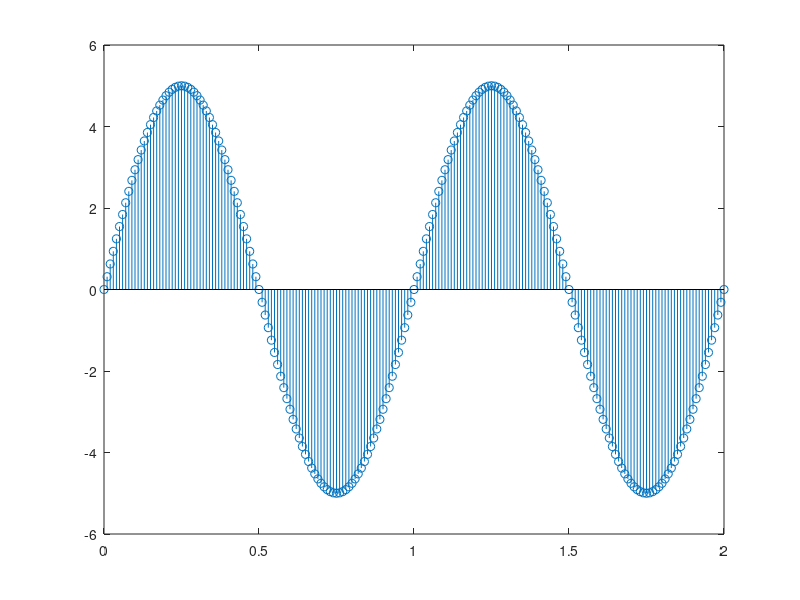
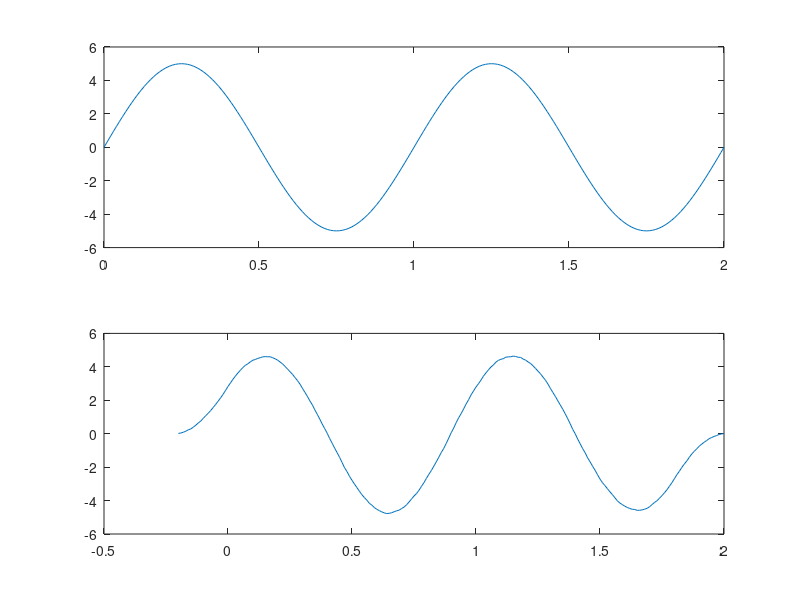
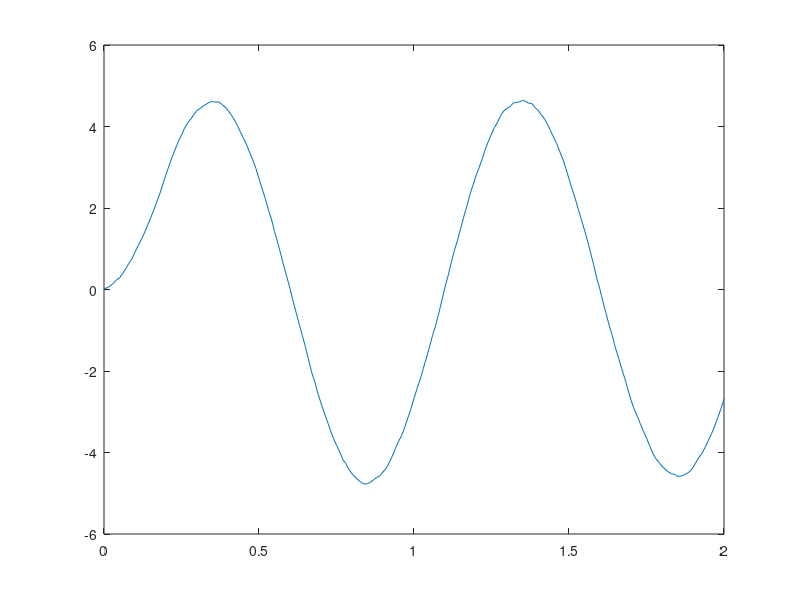
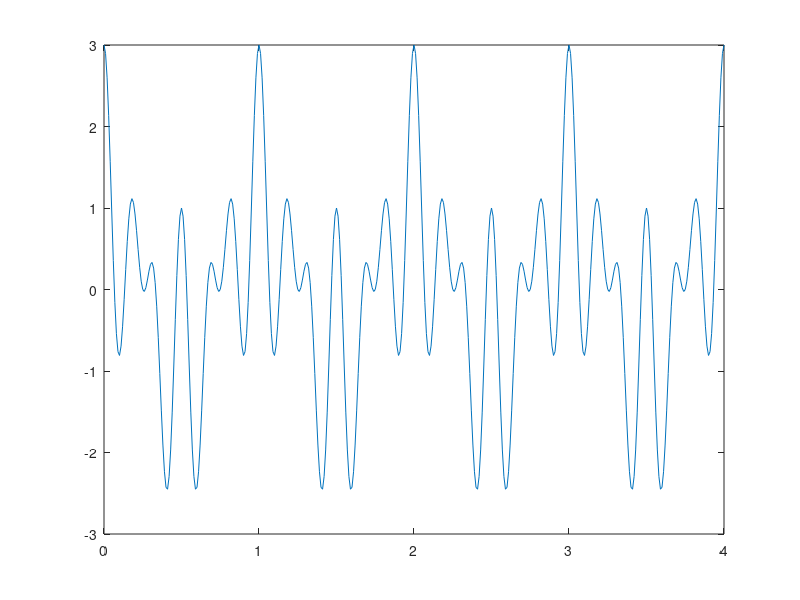

MATLAB code for these plots, in order: (Note: this script raises an error after producing the figures.)
t=0:0.01:2;
y=5*sin(2*pi*t);
figure
stem(t,y)
figure
plot(t,y)
title('Sine Wave');
ylabel('y=5*sin(2*pi*t)');
xlabel('t');
%%
[m,n]=size(y);
z=rand(m,n)-0.5;
w=z+y;
subplot(2,1,1);
plot(t,y)
subplot(2,1,2);
plot(t,w)
%%
q=1/21;
s=ones(1,21);

v=q*conv(s,w);
t1=-0.2:0.01:2;
plot(t1,v)
%%
q1=1/21;
s1=ones(1,21);
v1=filter(q1*s1,1,w);
figure
plot(t,v1)
%% function
%%
t2=0:0.01:4;
ts=t2(1:20:end);
r=cos(2*pi*t2)+ cos(8*pi*t2)+ cos(12*pi*t2);
rs=r(1:20:end);
figure
plot(t2,r)
hold on
plot(ts,rs,'O')
Ts=0.2;
h=zeros(length(rs),length(r));
for i=1:length(rs)
    h(i,:)=sinc((t2-(ts(i)))/Ts);
end
g=rs*h;
hold on
plot(t2,g,'x')
%%
tr=-5:0.01:5;
u=sinc(5*tr).*sinc(5*tr);
figure
N=128;
w1=linspace(-4*pi,4*pi,N);
H=freqz(u,1,w1);
subplot(2,1,1);
plot(w1/pi,abs(H))

fs=10;
k=1/fs;
tr=-5:k:5;
u1=sinc(5*tr).*sinc(5*tr);
N=128;
w1=linspace(-4*pi,4*pi,N);
H=freqz(u1,1,w1);
subplot(2,1,2);
plot(w1/pi,abs(H))
%%
N = 256;
t8=linspace(-5,5,256);
u2=sinc(2*t8);
figure
subplot(2,1,1);
plot(t8,u2,'x')

t9=linspace(-5,5,N*3);
u3=zeros(1,3*N);
u3(1:3:3*N)=u2;
subplot(2,1,2);
plot(t9,u3,'o')

w2=linspace(-0.99*pi,0.99*pi,N);
H1=freqz(u2,1,w2);
H2=20*log10(abs(H1/max(norm(H1))));
figure
plot(w2/pi,H2,'b.-') %% MAIN SIGNAL

w3=linspace(-pi,pi,N);
H3=freqz(u3,1,w3);
H3=20*log10(abs(H3/max(norm(H3))));
hold on
plot(w3/pi,H3,'r.-')

Ts1=t9(2)-t9(1);
h1=zeros(length(u3),length(u3));
for i=1:length(u3)
    h1(i,:)=sinc((t9-(t9(i)))/(3*Ts1));
end
g1=u3*h1;
hold on
figure
plot(t9,g1,'o')
hold on
%plot(t8,u2,'x')        %% Nerkhe 3

t10=linspace(-5,5,3*N/2); %% Nerkhe 3/2
u4=zeros(1,3*N/2);
u4=g1(1:2:end);
plot(t10,u4,'x')

%%




